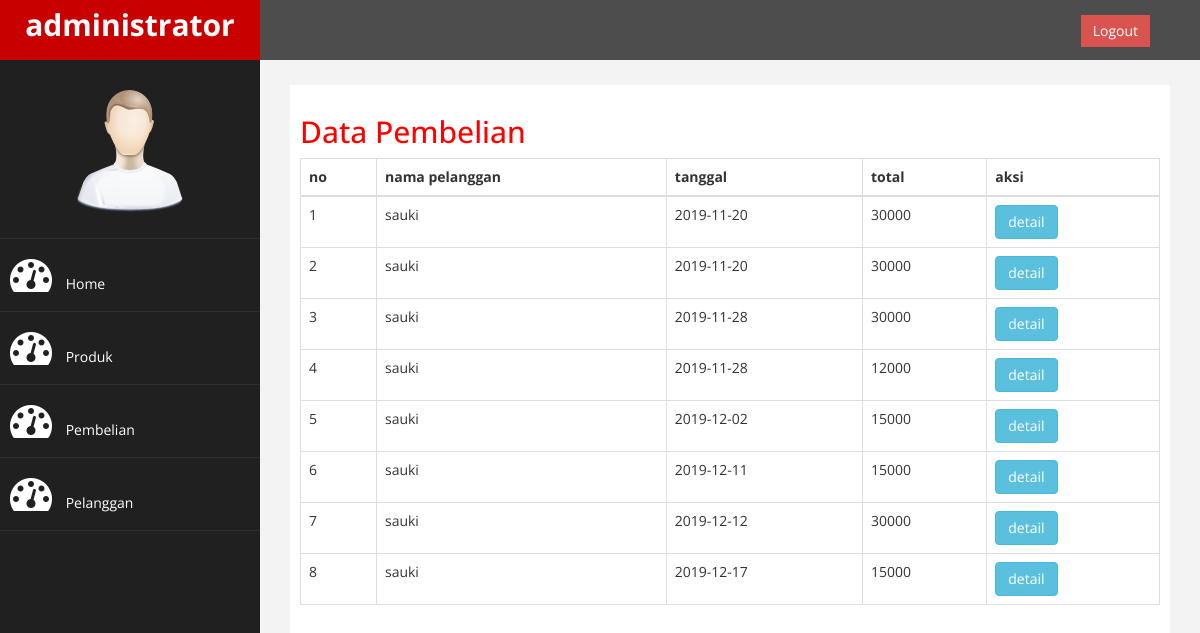
Page /admin/index.php?halaman=pembelian (signed in) on the committed database.
### tables this page shows
CREATE TABLE `pembelian` (
  `id_pembelian` int(11) NOT NULL,
  `id_pelanggan` int(11) NOT NULL,
  `tanggal_pembelian` date NOT NULL,
  `total_pembelian` int(11) NOT NULL
);

CREATE TABLE `pelanggan` (
  `id_pelanggan` int(11) NOT NULL,
  `email_pelanggan` varchar(100) NOT NULL,
  `password_pelanggan` varchar(50) NOT NULL,
  `nama_pelanggan` varchar(100) NOT NULL,
  `telepon_pelanggan` varchar(25) NOT NULL
);

### admin/pembelian.php (the view, shortened to what this page needs)
<h2>Data Pembelian</h2>
<table class="table table-bordered">
	<thead>
		<tr>
			<th>no</th>
			<th>nama pelanggan</th>
			<th>tanggal</th>
			<th>total</th>
			<th>aksi</th>
		</tr>
	</thead>
	<tbody>
		<?php $nomor=1; ?>
		<?php $ambil=$koneksi->query("SELECT * FROM pembelian JOIN pelanggan ON pembelian.id_pelanggan=pelanggan.id_pelanggan"); ?>
		<?php while($pecah = $ambil->fetch_assoc()) { ?>
		<tr>
			<td><?php echo $nomor; ?></td>
			<td><?php echo $pecah['nama_pelanggan']; ?></td>
			<td><?php echo $pecah['tanggal_pembelian']; ?></td>
			<td><?php echo $pecah['total_pembelian']; ?></td>
			<td>
				<a href="index.php?halaman=detail&id=<?php echo $pecah['id_pembelian']; ?>" class="btn btn-info">detail</a>
			</td>
		</tr>
		<?php $nomor++;?>
		<?php } ?>
	</tbody>
</table>

### admin/index.php (shortened to what this page needs)
<?php
    require '../koneksi.php';
?>
<!DOCTYPE html>
<html xmlns="http://www.w3.org/1999/xhtml">
<head>
    <link href="assets/css/bootstrap.css" rel="stylesheet" />
    <link href="assets/css/font-awesome.css" rel="stylesheet" />
    <link href="assets/js/morris/morris-0.4.3.min.css" rel="stylesheet" />
    <link href="assets/css/custom.css" rel="stylesheet" />
</head>
<body>
    <div id="wrapper">
        <nav class="navbar navbar-default navbar-cls-top " role="navigation" style="margin-bottom: 0">
            <div class="navbar-header">
                <a class="navbar-brand" href="index.php">administrator</a>
            </div>
  <div style="color: white;
padding: 15px 50px 5px 50px;
float: right;
font-size: 16px;"><a href="logout.php" class="btn btn-danger square-btn-adjust">Logout</a> </div>
        </nav>
                <nav class="navbar-default navbar-side" role="navigation">
            <div class="sidebar-collapse">
                <ul class="nav" id="main-menu">
				<li class="text-center">
                    <img src="assets/img/find_user.png" class="user-image img-responsive"/>
					</li>
                    <li>
                        <a href="index.php"><i class="fa fa-dashboard fa-3x"></i> Home</a>
                    </li>
                    <li>
                        <a href="index.php?halaman=produk"><i class="fa fa-dashboard fa-3x"></i> Produk</a>
                    </li>
                    <li>
                        <a href="index.php?halaman=pembelian"><i class="fa fa-dashboard fa-3x"></i> Pembelian</a>
                    </li>
                    <li>
                        <a href="index.php?halaman=pelanggan"><i class="fa fa-dashboard fa-3x"></i> Pelanggan</a>
                    </li>
                </ul>
            </div>
        </nav>
        <div id="page-wrapper" >
            <div id="page-inner">
               <?php
                    if(isset($_GET['halaman']))
                    {
                        if ($_GET['halaman']=="produk")
                        {
                            include  'produk.php';
                        }
                        elseif ($_GET['halaman']=="pembelian")
                        {
                            include  'pembelian.php';
                        }
                        elseif ($_GET['halaman']=="pelanggan")
                        {
                            include  'pelanggan.php';
                        }
                        elseif ($_GET['halaman']=="detail")
                        {
                            include 'detail.php';
                        }
                        elseif ($_GET['halaman']=="tambahproduk")
                        {
                            include 'tambahproduk.php';
                        }
                        elseif ($_GET['halaman']=="hapusproduk")
                        {
                            include 'hapusproduk.php';
                        }
                        elseif ($_GET['halaman']=="ubahproduk")
                        {
                            include 'ubahproduk.php';
                        }
                        elseif ($_GET['halaman']=="logout")
                        {
                            include 'logout.php';
                        }
                    }
                    else
                    {
                        include 'home.php';
                    }
               ?>
            </div>
            </div>
        </div>
</body>
</html>

### admin/assets/css/custom.css (style rules this page uses)
body { font-family: 'Open Sans', sans-serif; }
#wrapper { width: 100%; background:#202020; }
#page-wrapper { padding: 15px 15px; min-height: 600px; background:#F3F3F3; }
#page-inner { width:100%; margin:10px 20px 10px 0px; background-color:#fff!important; padding:10px; min-height:1200px; }
.text-center { text-align:center; }
h2 { color: #f00; }
.square-btn-adjust { border: 0px solid transparent; -webkit-border-radius: 0px; -moz-border-radius: 0px; border-radius: 0px; }
.user-image { margin: 25px auto; -webkit-border-radius: 10px; -moz-border-radius: 10px; border-radius: 10px; max-height:170px; max-width:170px; }
.navbar-cls-top .navbar-brand { color: #fff; background: #C90000; width: 260px; text-align: center; height: 60px; font-size: 30px; font-weight: 700; }
.sidebar-collapse , .sidebar-collapse .nav { background:none; }
.sidebar-collapse .nav { padding:0; }
.sidebar-collapse .nav > li > a { color:#fff; background:#202020; text-shadow:none; }
.sidebar-collapse > .nav > li > a { padding:15px 10px; }
.sidebar-collapse > .nav > li { border-bottom: 1px solid rgba(107, 108, 109, 0.19); }
.navbar-side { border:none; background-color: #202020; }
.navbar-cls-top { background:#4D4D4D; border-bottom:none; }
.navbar-default { border:0px solid black; }
.navbar-header { background: #A70303; }
.nav > li > a > i { margin-right:10px; }
@media (min-width:768px) { #page-wrapper { margin: 0 0 0 260px; padding: 15px 30px; min-height: 1200px; } }
@media (min-width:768px) { .navbar-side { z-index: 1; position: absolute; width: 260px; } }
@media (min-width:768px) { .navbar { border-radius: 0px; } }

### rows in the picture
pembelian: id_pelanggan.nama_pelanggan "sauki", tanggal_pembelian "2019-11-20", total_pembelian "30000"
pembelian: id_pelanggan.nama_pelanggan "sauki", tanggal_pembelian "2019-11-20", total_pembelian "30000"
pembelian: id_pelanggan.nama_pelanggan "sauki", tanggal_pembelian "2019-11-28", total_pembelian "30000"
pembelian: id_pelanggan.nama_pelanggan "sauki", tanggal_pembelian "2019-11-28", total_pembelian "12000"
pembelian: id_pelanggan.nama_pelanggan "sauki", tanggal_pembelian "2019-12-02", total_pembelian "15000"
pembelian: id_pelanggan.nama_pelanggan "sauki", tanggal_pembelian "2019-12-11", total_pembelian "15000"
pembelian: id_pelanggan.nama_pelanggan "sauki", tanggal_pembelian "2019-12-12", total_pembelian "30000"
pembelian: id_pelanggan.nama_pelanggan "sauki", tanggal_pembelian "2019-12-17", total_pembelian "15000"
